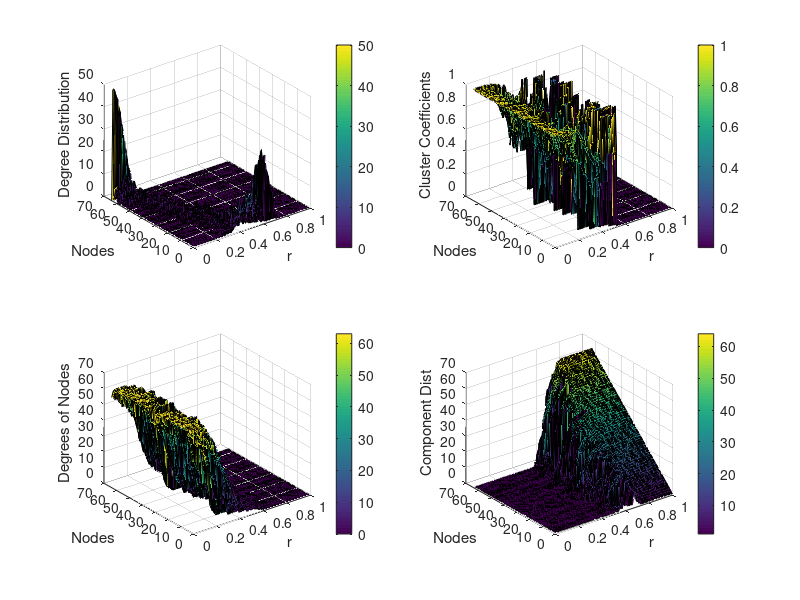

Write MATLAB code to recreate this figure.
% plot network measures of test network
% A_network_measures.dat :
%       threshold, L, Density, components, CC_average, check_sum, sum_ave
% A_shortest_pathway.dat :
%       threshold, shortest pahtway
% A_global_efficiency.dat:
%       threshold, gloabal efficiency of full network
% A_local_efficiency.dat :
%       threshold, local efficiency of full network
% A_small_worldness.dat : 
%       1:threshold 2:cluster-coefficient 3:random-cluster-coefficient 
%       4:shortest-pathlength 5:random-shortest-pathlength 6:transitivity 
%       7:random-transitivity 8:S-Watts-Strogatz 9:S-transitivity

% single network measures
Net_mes = load('A_network_measures.dat');
Shor_pat = load('A_shortest_path.dat');
Glo_ef = load('A_global_efficiency.dat');
Loc_ef = load('A_local_efficency.dat');
SWorld = load('A_small_worldness.dat');

% network measures as distributions around nodes
deg_dis = load('A_degree_dist.dat');
node_CC = load('A_node_cc.dat');
comp_dist =load('A_nodes_comp_.dat');
single_de =load('A_single_degrees.dat');

figure(2);
subplot(2,2,1)
set(gca, 'FontSize', 15)
tri = delaunay(deg_dis(:,2),deg_dis(:,1));
trisurf(tri,deg_dis(:,2),deg_dis(:,1),deg_dis(:,3));
colorbar;
xlabel('r')
ylabel('Nodes')
zlabel('Degree Distribution')

subplot(2,2,2)
set(gca, 'FontSize', 15)
tri = delaunay(node_CC(:,2),node_CC(:,1));
trisurf(tri,node_CC(:,2),node_CC(:,1),node_CC(:,3));
colorbar;
xlabel('r')
ylabel('Nodes')
zlabel('Cluster Coefficients')

subplot(2,2,3)
set(gca, 'FontSize', 15)
tri = delaunay(single_de(:,2),single_de(:,1));
trisurf(tri,single_de(:,2),single_de(:,1),single_de(:,3));
colorbar;
xlabel('r')
ylabel('Nodes')
zlabel('Degrees of Nodes')

subplot(2,2,4)
set(gca, 'FontSize', 15)
tri = delaunay(comp_dist(:,2),comp_dist(:,1));
trisurf(tri,comp_dist(:,2),comp_dist(:,1),comp_dist(:,3));
colorbar;
xlabel('r')
ylabel('Nodes')
zlabel('Component Dist')

% figure(1)
% 
% subplot(3,3,1)
% set(gca, 'FontSize', 15)
% plot(Net_mes(:,1),Net_mes(:,3))
% xlabel('r')
% ylabel('Network Denstiy (D)')
% 
% subplot(3,3,2)
% set(gca, 'FontSize', 15)
% plot(Net_mes(:,1), Net_mes(:,7))
% xlabel('r')
% ylabel('Average Degree')
% 
% subplot(3,3,3)
% set(gca, 'FontSize', 15)
% plot(Net_mes(:,1), Net_mes(:,5))
% xlabel('r')
% ylabel('Average CC')
% 
% subplot(3,3,4)
% set(gca, 'FontSize', 15)
% plot(Net_mes(:,1), Net_mes(:,4))
% xlabel('r')
% ylabel('Connected Components')
% 
% subplot(3,3,5)
% set(gca, 'FontSize', 15)
% plot(Shor_pat(:,1), Shor_pat(:,2))
% xlabel('r')
% ylabel('Shortest Pathway')
% 
% subplot(3,3,6)
% set(gca, 'FontSize', 15)
% plot(Glo_ef(:,1), Glo_ef(:,2))
% xlabel('r')
% ylabel('Global Efficiency')
% 
% subplot(3,3,7)
% set(gca, 'FontSize', 15)
% plot(Loc_ef(:,1), Loc_ef(:,2))
% xlabel('r')
% ylabel('Local Efficiency')
% 
% subplot(3,3,8)
% set(gca, 'FontSize', 15)
% plot(SWorld(:,1), SWorld(:,8))
% xlabel('r')
% ylabel('Small Worldness')
% 
% subplot(3,3,9)
% set(gca, 'FontSize', 15)
% plot(SWorld(:,1), SWorld(:,7))
% xlabel('r')
% ylabel('Transitivity')